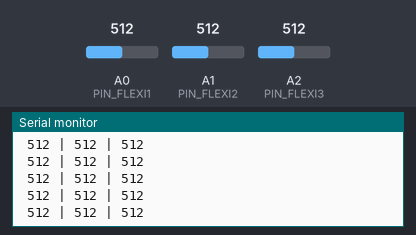
A sketch run on a simulated Arduino Uno, built with avr-gcc and run on an emulated ATmega328P. Parts: the last lines printed to the serial monitor. The inputs (shaded band) are chosen by the test bench; at power-on: A0 (PIN_FLEXI1) = 512, A1 (PIN_FLEXI2) = 512, A2 (PIN_FLEXI3) = 512.

Above: at 1.2 s.
1.3 s: A0 (PIN_FLEXI1) set to 716
At 1.56 s:
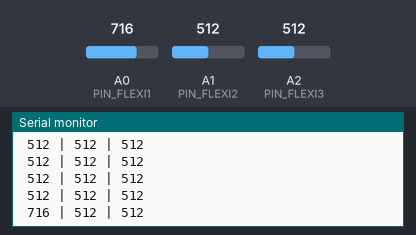
2.8 s: A1 (PIN_FLEXI2) set to 716
At 2.97 s:
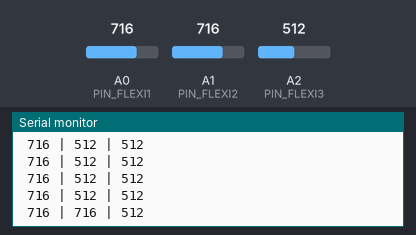
4.3 s: A2 (PIN_FLEXI3) set to 716
At 4.37 s:
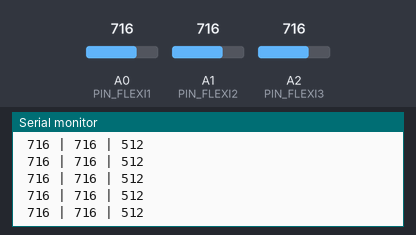
5.8 s: A0 (PIN_FLEXI1) set to 900
At 5.98 s:
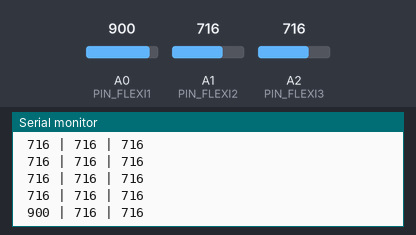
7.3 s: A1 (PIN_FLEXI2) set to 900
At 7.39 s:
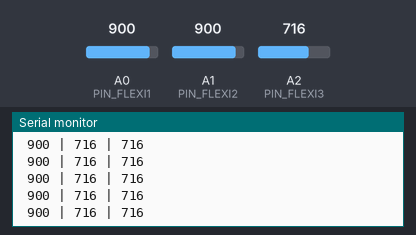
8.8 s: A2 (PIN_FLEXI3) set to 900
At 8.99 s:
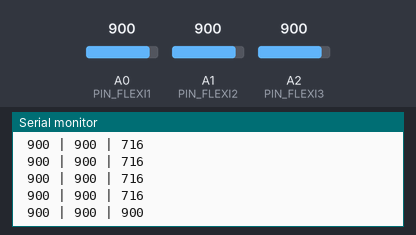
Timing chart, 0 to 11.3 s (numbered marks = the images above; inputs shaded):
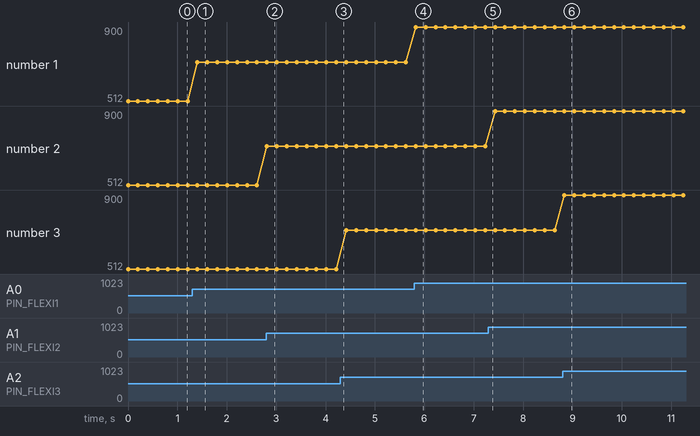

The sketch:

flexitest.ino
```cpp
// FlexiForce raw value test

#define PIN_FLEXI1 A0
#define PIN_FLEXI2 A1
#define PIN_FLEXI3 A2

void setup() {
  Serial.begin(9600);
}

void loop() {
  int flexi1 = analogRead(PIN_FLEXI1);
  int flexi2 = analogRead(PIN_FLEXI2);
  int flexi3 = analogRead(PIN_FLEXI3);

  Serial.print(" ");
  Serial.print(flexi1);

  Serial.print(" | ");
  Serial.print(flexi2);

  Serial.print(" | ");
  Serial.println(flexi3);

  delay(200);
}
```

Measured:
- after the input at 1.3 s, the serial monitor: prints a new line after 0.11 s (image 1)
- after the input at 2.8 s, the serial monitor: prints a new line at once (image 2)
- after the input at 5.8 s, the serial monitor: prints a new line at once (image 4)
- after the input at 8.8 s, the serial monitor: prints a new line at once (image 6)
- plotted number 1: 512 → 716 after the input at 1.3 s, 716 → 900 after the input at 5.8 s
